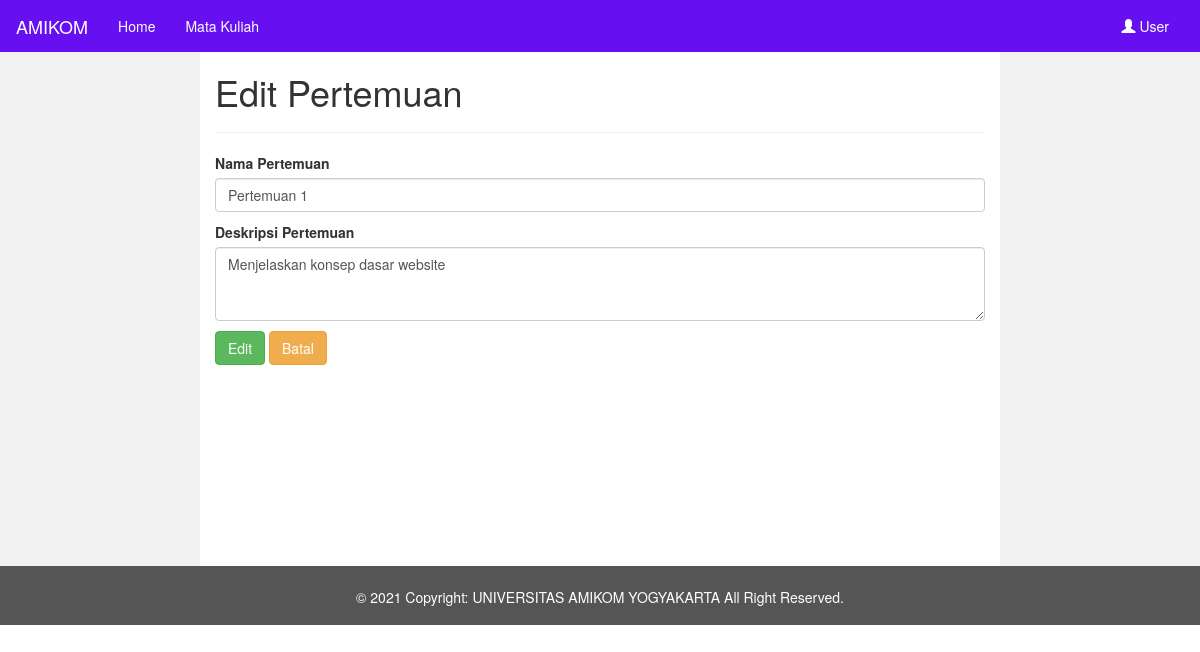
The app's page /edit_pertemuan.php?id_pertemuan=11 with its own data.
### tables this page shows
CREATE TABLE `pertemuan` (
  `id_pertemuan` int(11) NOT NULL,
  `matkul_id` int(11) NOT NULL,
  `nama_pertemuan` varchar(255) NOT NULL,
  `deskripsi_pertemuan` text NOT NULL
);

### edit_pertemuan.php (the view, shortened to what this page needs)
<!DOCTYPE html>
<html lang="en">
<head>
  <link rel="stylesheet" href="https://maxcdn.bootstrapcdn.com/bootstrap/3.4.1/css/bootstrap.min.css">
  <link href="//netdna.bootstrapcdn.com/font-awesome/3.2.1/css/font-awesome.css" rel="stylesheet">
</head>
<body>
<nav class="navbar navbar-light" style="background-color: #6610f2;"">
  <div class="container-fluid">
    <div class="navbar-header">
      <a class="navbar-brand" href="#"><font color="white">AMIKOM</a></font>
    </div>
    <div class="collapse navbar-collapse" id="Navbar">
      <ul class="nav navbar-nav">
        <li class="active"><a href="#"><font color="white">Home</a></font></li>
        <li><a href="matkul.php"><font color="white">Mata Kuliah</a></font></li>
        <li><a href="#"><font color="white"></a></font></li>
        <li><a href="#"><font color="white"></a></font></li>
      </ul>
      <ul class="nav navbar-nav navbar-right">
        <li><a href="#"><span class="glyphicon glyphicon-user" style="color:white"></span><font color="white"> User</a></font></li>
      </ul>
    </div>
  </div>
</nav>
<?php
include("connect.php");
$id_pertemuan = $_GET['id_pertemuan'];
$sql= "Select * FROM pertemuan WHERE id_pertemuan='$id_pertemuan'" ;
$data = mysqli_query($connect, $sql);
$tampil = mysqli_fetch_array($data);
?>
<div class="container-fluid text-center">
  <div class="row content">
    <div class="col-sm-2 sidenav">
    </div>
    <div class="col-sm-8 text-left">
      <h1>Edit Pertemuan</h1>
      <hr>
		<form action="proses_edit_pertemuan.php" method="post">
		<p>
		<label for="nama_pertemuan" class="form-label">Nama Pertemuan</label>
		<input type="text" class="form-control" id="nama_pertemuan"  name="nama_pertemuan" value="<?php echo $tampil['nama_pertemuan']?>" >
		</p>
		<p>
		<label for="deskripsi_pertemuan" class="form-label">Deskripsi Pertemuan</label>
		<textarea class="form-control" rows="3" id="deskripsi_pertemuan" name="deskripsi_pertemuan" ><?php echo $tampil['deskripsi_pertemuan']?></textarea>
		</p>
		<p>
		<input type='submit' class='btn btn-success' name='edit' value="Edit"> <a class="btn btn-warning" href="pertemuan.php?id_matkul=<?php echo $tampil['matkul_id']?>" role="button">Batal</a>
		</p>
		</form>
    </div>
    <div class="col-sm-2 sidenav">
    </div>
  </div>
</div>
<footer class="footer text-center">
  <div class="container">© 2021 Copyright:
            <a class="mr-5" href="https://amikom.ac.id" target="_blank"><font color="white">UNIVERSITAS AMIKOM YOGYAKARTA All Right Reserved.</font></a>
   </div>
</footer>
</body>
</html>

### edit_pertemuan.php (style rules this page uses)
.navbar { margin-bottom: 0; border-radius: 0; }
.row.content { height: 514px }
.sidenav { padding-top: 20px; background-color: #f1f1f1; height: 100%; }
footer { background-color: #555; color: white; padding: 15px; margin-bottom: 0px; }

### records on screen
pertemuan: nama_pertemuan "Pertemuan 1", deskripsi_pertemuan "Menjelaskan konsep dasar website"
